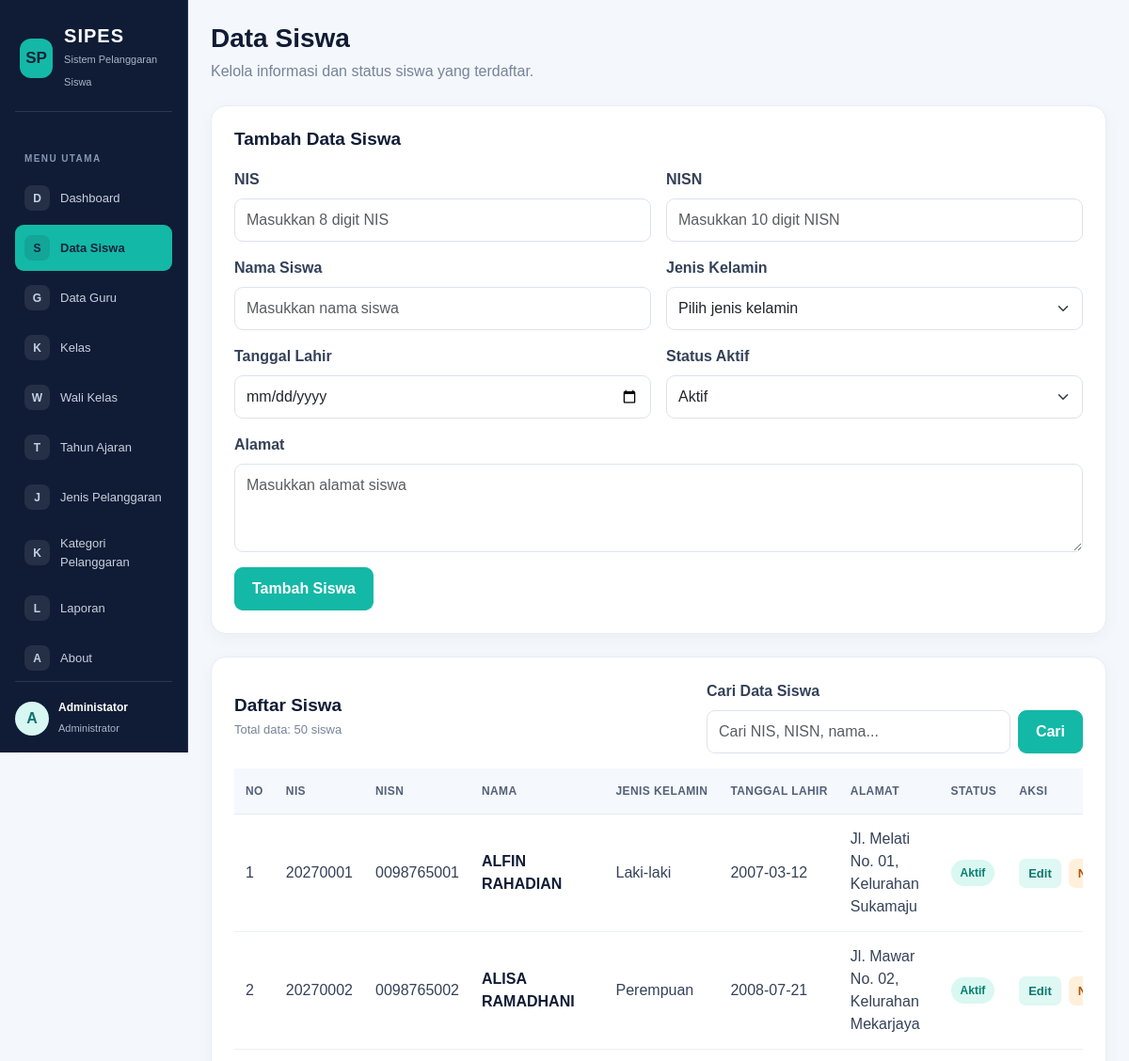
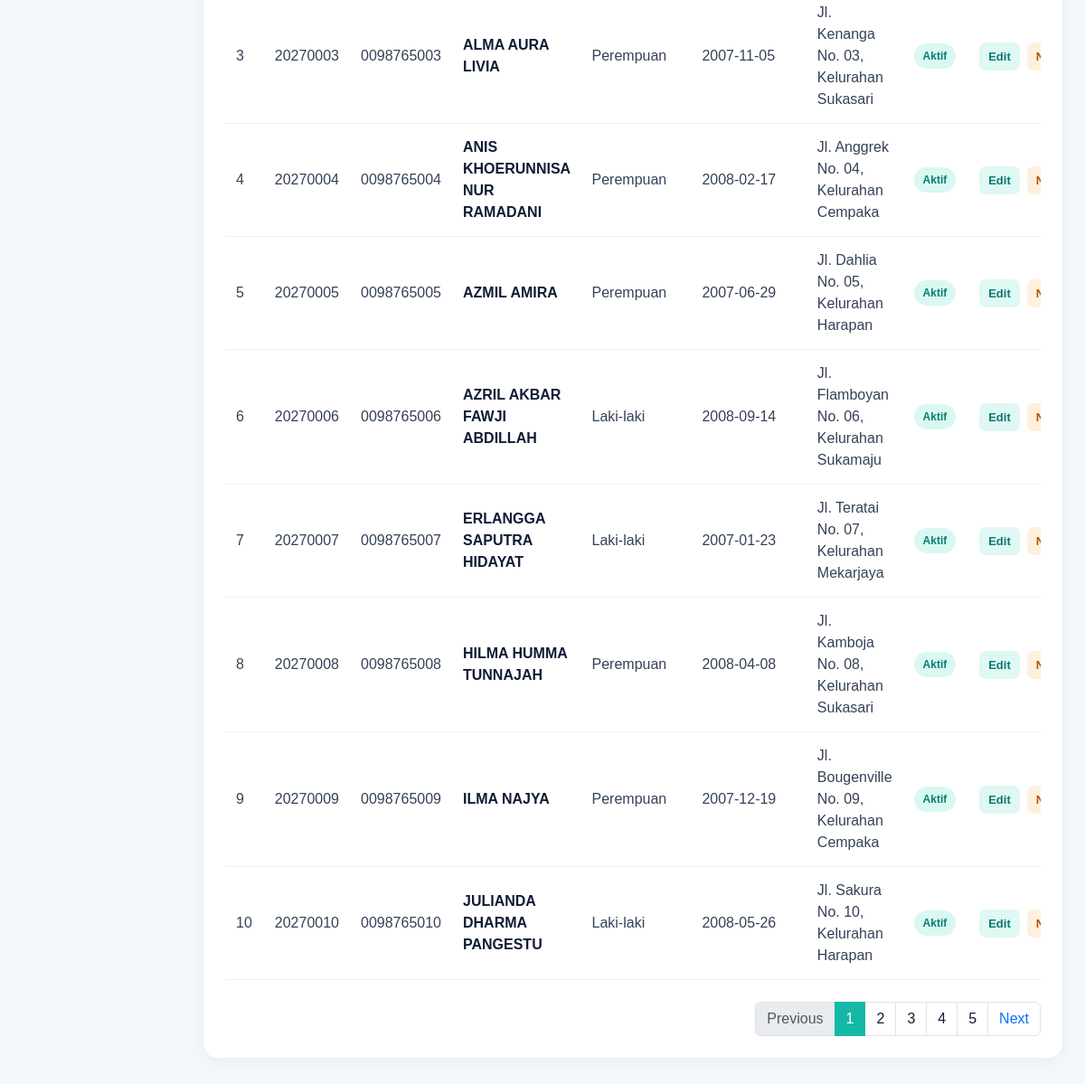
Screenshot of /data_siswa.php (signed in) with the database file from the repository (2 pictures, top to bottom).
### tables this page shows
CREATE TABLE `t_siswa` (
  `id` int(11) NOT NULL,
  `nis` varchar(30) DEFAULT NULL,
  `nisn` varchar(20) NOT NULL,
  `nama` varchar(150) DEFAULT NULL,
  `jenis_kelamin` char(1) NOT NULL,
  `tanggal_lahir` date NOT NULL,
  `alamat` text NOT NULL,
  `status_aktif` tinyint(1) NOT NULL,
  `created_at` timestamp NOT NULL DEFAULT current_timestamp(),
  `updated_at` timestamp NOT NULL DEFAULT current_timestamp()
);

### data_siswa.php (the view, shortened to what this page needs)
<?php
include 'config/koneksi.php';
$data_edit = null;
$batas = 10;
$halaman_aktif = isset($_GET['page']) ? (int)$_GET['page'] : 1;
$halaman_aktif = ($halaman_aktif < 1) ? 1 : $halaman_aktif;
$mulai = ($halaman_aktif > 1) ? ($halaman_aktif * $batas) - $batas : 0;
$cari = trim($_GET['cari'] ?? '');
$where_sql = "WHERE status_aktif = 1";
$query_jml = mysqli_query($koneksi, "SELECT COUNT(*) AS total FROM t_siswa $where_sql");
$row_jml = mysqli_fetch_assoc($query_jml);
$total_data = $row_jml['total'];
$total_halaman = ceil($total_data / $batas);
$data_siswa = mysqli_query($koneksi, "SELECT * FROM t_siswa $where_sql ORDER BY id ASC LIMIT $mulai, $batas");
?>
<!DOCTYPE html>
<html lang="id">
<head>
    <link href="https://cdn.jsdelivr.net/npm/bootstrap@5.3.3/dist/css/bootstrap.min.css" rel="stylesheet">
</head>
<body>
<div class="container-fluid">
    <div class="row">
        <?php include 'includes/sidebar.php'; ?>
        <main class="col-md-9 col-lg-10 p-4 ms-md-auto">
            <div class="mb-4">
                <h1 class="page-title">Data Siswa</h1>
                <p class="page-subtitle">Kelola informasi dan status siswa yang terdaftar.</p>
            </div>
            <?php if ($data_edit) { ?>
                <div class="content-card">
                    <h2 class="section-title">Edit Data Siswa</h2>
                    <form method="POST">
                        <input type="hidden" name="id" value="<?php echo htmlspecialchars($data_edit['id']); ?>">
                        <div class="row g-3">
                            <div class="col-md-6">
                                <label class="form-label">NIS</label>
                                <input type="text" name="nis" class="form-control" inputmode="numeric" maxlength="8" value="<?php echo htmlspecialchars($data_edit['nis']); ?>" oninput="this.value = this.value.replace(/[^0-9]/g, '').slice(0, 8)" required>
                            </div>
                            <div class="col-md-6">
                                <label class="form-label">NISN</label>
                                <input type="text" name="nisn" class="form-control" inputmode="numeric" maxlength="10" value="<?php echo htmlspecialchars($data_edit['nisn']); ?>" oninput="this.value = this.value.replace(/[^0-9]/g, '').slice(0, 10)" required>
                            </div>
                            <div class="col-md-6">
                                <label class="form-label">Nama Siswa</label>
                                <input type="text" name="nama" class="form-control" value="<?php echo htmlspecialchars($data_edit['nama']); ?>" required>
                            </div>
                            <div class="col-md-6">
                                <label class="form-label">Jenis Kelamin</label>
                                <select name="jenis_kelamin" class="form-select" required>
                                    <option value="L" <?php if ($data_edit['jenis_kelamin'] == 'L') echo 'selected'; ?>>Laki-laki</option>
                                    <option value="P" <?php if ($data_edit['jenis_kelamin'] == 'P') echo 'selected'; ?>>Perempuan</option>
                                </select>
                            </div>
                            <div class="col-md-6">
                                <label class="form-label">Tanggal Lahir</label>
                                <input type="date" name="tanggal_lahir" class="form-control" value="<?php echo htmlspecialchars($data_edit['tanggal_lahir']); ?>" required>
                            </div>
                            <div class="col-md-6">
                                <label class="form-label">Status Aktif</label>
                                <select name="status_aktif" class="form-select" required>
                                    <option value="1" <?php if ($data_edit['status_aktif'] == 1) echo 'selected'; ?>>Aktif</option>
                                    <option value="0" <?php if ($data_edit['status_aktif'] == 0) echo 'selected'; ?>>Tidak Aktif</option>
                                </select>
                            </div>
                            <div class="col-12">
                                <label class="form-label">Alamat</label>
                                <textarea name="alamat" class="form-control" rows="3" required><?php echo htmlspecialchars($data_edit['alamat']); ?></textarea>
                            </div>
                            <div class="col-12 d-flex gap-2 flex-wrap">
                                <button type="submit" name="edit" class="btn btn-teal">Simpan Perubahan</button>
                                <a href="data_siswa.php" class="btn-light-custom">Batal</a>
                            </div>
                        </div>
                    </form>
                </div>
            <?php } else { ?>
                <div class="content-card">
                    <h2 class="section-title">Tambah Data Siswa</h2>
                    <form method="POST">
                        <div class="row g-3">
                            <div class="col-md-6">
                                <label class="form-label">NIS</label>
                                <input type="text" name="nis" class="form-control" placeholder="Masukkan 8 digit NIS" inputmode="numeric" maxlength="8" value="<?php echo htmlspecialchars($_POST['nis'] ?? ''); ?>" oninput="this.value = this.value.replace(/[^0-9]/g, '').slice(0, 8)" required>
                            </div>
                            <div class="col-md-6">
                                <label class="form-label">NISN</label>
                                <input type="text" name="nisn" class="form-control" placeholder="Masukkan 10 digit NISN" inputmode="numeric" maxlength="10" value="<?php echo htmlspecialchars($_POST['nisn'] ?? ''); ?>" oninput="this.value = this.value.replace(/[^0-9]/g, '').slice(0, 10)" required>
                            </div>
                            <div class="col-md-6">
                                <label class="form-label">Nama Siswa</label>
                                <input type="text" name="nama" class="form-control" placeholder="Masukkan nama siswa" required>
                            </div>
                            <div class="col-md-6">
                                <label class="form-label">Jenis Kelamin</label>
                                <select name="jenis_kelamin" class="form-select" required>
                                    <option value="">Pilih jenis kelamin</option>
                                </select>
                            </div>
                            <div class="col-md-6">
                                <label class="form-label">Tanggal Lahir</label>
                                <input type="date" name="tanggal_lahir" class="form-control" required>
                            </div>
                            <div class="col-md-6">
                                <label class="form-label">Status Aktif</label>
                                <select name="status_aktif" class="form-select" required>
                                    <option value="1">Aktif</option>
                                </select>
                            </div>
                            <div class="col-12">
                                <label class="form-label">Alamat</label>
                                <textarea name="alamat" class="form-control" rows="3" placeholder="Masukkan alamat siswa" required></textarea>
                            </div>
                            <div class="col-12">
                                <button type="submit" name="tambah" class="btn btn-teal">Tambah Siswa</button>
                            </div>
                        </div>
                    </form>
                </div>
            <?php } ?>
            <div class="content-card">
                <div class="d-flex justify-content-between align-items-center flex-wrap gap-3 mb-3">
                    <div>
                        <h2 class="section-title mb-1">Daftar Siswa</h2>
                        <p class="table-count mb-0">Total data: <?php echo $total_data; ?> siswa</p>
                    </div>
                    <div class="search-area">
                        <form method="GET" action="data_siswa.php">
                            <label for="cari" class="form-label">Cari Data Siswa</label>
                            <div class="d-flex gap-2">
                                <input type="search" name="cari" id="cari" class="form-control" placeholder="Cari NIS, NISN, nama..." value="<?php echo htmlspecialchars($cari); ?>">
                                <button type="submit" class="btn btn-teal">Cari</button>
                            </div>
                        </form>
                    </div>
                </div>
                <div class="table-responsive">
                    <table class="table">
                        <thead>
                            <tr>
                                <th>No</th>
                                <th>NIS</th>
                                <th>NISN</th>
                                <th>Nama</th>
                                <th>Jenis Kelamin</th>
                                <th>Tanggal Lahir</th>
                                <th>Alamat</th>
                                <th>Status</th>
                                <th>Aksi</th>
                            </tr>
                        </thead>
                        <tbody>
                            <?php
                            $no = $mulai + 1;
                            if (mysqli_num_rows($data_siswa) > 0) {
                                while ($siswa = mysqli_fetch_assoc($data_siswa)) {
                            ?>
                                    <tr>
                                        <td><?php echo $no++; ?></td>
                                        <td><?php echo htmlspecialchars($siswa['nis']); ?></td>
                                        <td><?php echo htmlspecialchars($siswa['nisn']); ?></td>
                                        <td><span class="student-name"><?php echo htmlspecialchars($siswa['nama']); ?></span></td>
                                        <td><?php echo $siswa['jenis_kelamin'] == 'L' ? 'Laki-laki' : 'Perempuan'; ?></td>
                                        <td><?php echo htmlspecialchars($siswa['tanggal_lahir']); ?></td>
                                        <td><?php echo htmlspecialchars($siswa['alamat']); ?></td>
                                        <td>
                                            <?php if ($siswa['status_aktif'] == 1) { ?>
                                                <span class="status-badge status-active">Aktif</span>
                                            <?php } else { ?>
                                                <span class="status-badge status-inactive">Tidak Aktif</span>
                                            <?php } ?>
                                        </td>
                                        <td>
                                            <div class="d-flex gap-2">
                                                <a href="data_siswa.php?edit=<?php echo (int) $siswa['id']; ?>" class="action-link action-edit">Edit</a>
                                                <?php if ($siswa['status_aktif'] == 1) { ?>
                                                    <a href="data_siswa.php?nonaktifkan=<?php echo (int) $siswa['id']; ?>" class="action-link action-disable" onclick="return confirm('Menonaktifkan siswa ini?');">Nonaktifkan</a>
                                                <?php } else { ?>
                                                    <a href="data_siswa.php?hapus_permanen=<?php echo (int) $siswa['id']; ?>" class="action-link action-delete" onclick="return confirm('Yakin mau hapus data ini secara permanen?');">Hapus</a>
                                                <?php } ?>
                                            </div>
                                        </td>
                                    </tr>
                            <?php
                                }
                            } else {
                            ?>
                                <tr>
                                    <td colspan="9" class="empty-state">Data siswa tidak ditemukan.</td>
                                </tr>
                            <?php } ?>
                        </tbody>
                    </table>
                </div>
                <?php if ($total_halaman > 1) { ?>
                    <nav class="mt-4">
                        <ul class="pagination justify-content-end mb-0">
                            <li class="page-item <?php echo ($halaman_aktif <= 1) ? 'disabled' : ''; ?>">
                                <a class="page-link" href="data_siswa.php?page=<?php echo $halaman_aktif - 1; ?><?php echo $cari !== '' ? '&cari=' . urlencode($cari) : ''; ?>">Previous</a>
                            </li>
                            <?php for ($i = 1; $i <= $total_halaman; $i++) { ?>
                                <li class="page-item <?php echo ($halaman_aktif == $i) ? 'active' : ''; ?>">
                                    <a class="page-link" href="data_siswa.php?page=<?php echo $i; ?><?php echo $cari !== '' ? '&cari=' . urlencode($cari) : ''; ?>" style="<?php echo ($halaman_aktif == $i) ? 'background-color: var(--teal); border-color: var(--teal); color: white;' : 'color: var(--navy);'; ?>"><?php echo $i; ?></a>
                                </li>
                            <?php } ?>
                            <li class="page-item <?php echo ($halaman_aktif >= $total_halaman) ? 'disabled' : ''; ?>">
                                <a class="page-link" href="data_siswa.php?page=<?php echo $halaman_aktif + 1; ?><?php echo $cari !== '' ? '&cari=' . urlencode($cari) : ''; ?>">Next</a>
                            </li>
                        </ul>
                    </nav>
                <?php } ?>
            </div>
        </main>
    </div>
</div>
</body>
</html>

### data_siswa.php (style rules this page uses)
:root { --navy: #101c35; --teal: #14b8a6; --background: #f4f7fb; --text: #243047; --muted: #778399; }
body { background: var(--background); color: var(--text); font-family: Arial, sans-serif; }
main { min-height: 100vh; }
.page-title { font-size: 28px; font-weight: 700; color: var(--navy); margin-bottom: 6px; }
.page-subtitle { color: var(--muted); margin-bottom: 0; }
.content-card { background: #fff; border: 1px solid #e8edf4; border-radius: 16px; padding: 24px; margin-bottom: 24px; box-shadow: 0 5px 18px rgba(16, 28, 53, 0.04); }
.section-title { color: var(--navy); font-size: 19px; font-weight: 700; margin-bottom: 20px; }
.form-label { font-weight: 600; color: #344158; margin-bottom: 8px; }
.form-control, .form-select { border: 1px solid #dce3ed; border-radius: 9px; padding: 10px 12px; }
.btn-teal { background: var(--teal); color: #fff; border: 1px solid var(--teal); border-radius: 9px; padding: 10px 18px; font-weight: 600; }
.table { margin-bottom: 0; vertical-align: middle; }
.table thead th { background: #f5f8fc; color: #536078; font-size: 12px; text-transform: uppercase; letter-spacing: 0.4px; padding: 15px 12px; border-bottom: 1px solid #e5eaf1; white-space: nowrap; }
.table tbody td { padding: 14px 12px; border-bottom: 1px solid #edf0f5; color: #344158; }
.student-name { font-weight: 600; color: var(--navy); }
.status-badge { display: inline-block; padding: 5px 10px; border-radius: 20px; font-size: 12px; font-weight: 600; white-space: nowrap; }
.status-active { color: #087f70; background: #d9f8f1; }
.action-link { display: inline-block; padding: 6px 10px; border-radius: 7px; text-decoration: none; font-size: 13px; font-weight: 600; white-space: nowrap; }
.action-edit { color: #0f766e; background: #dff8f3; }
.action-disable { color: #b45309; background: #fff0dc; }
.table-count { color: var(--muted); font-size: 13px; }
.search-area { width: 100%; max-width: 400px; }

### rows the page displays
t_siswa: nis "20270001", nisn "0098765001", nama "ALFIN RAHADIAN", jenis_kelamin "Laki-laki", tanggal_lahir "2007-03-12", alamat "Jl. Melati No. 01, Kelurahan Sukamaju", status_aktif "Aktif"
t_siswa: nis "20270002", nisn "0098765002", nama "ALISA RAMADHANI", jenis_kelamin "Perempuan", tanggal_lahir "2008-07-21", alamat "Jl. Mawar No. 02, Kelurahan Mekarjaya", status_aktif "Aktif"
t_siswa: nis "20270003", nisn "0098765003", nama "ALMA AURA LIVIA", jenis_kelamin "Perempuan", tanggal_lahir "2007-11-05", alamat "Jl. Kenanga No. 03, Kelurahan Sukasari", status_aktif "Aktif"
t_siswa: nis "20270004", nisn "0098765004", nama "ANIS KHOERUNNISA NUR RAMADANI", jenis_kelamin "Perempuan", tanggal_lahir "2008-02-17", alamat "Jl. Anggrek No. 04, Kelurahan Cempaka", status_aktif "Aktif"
t_siswa: nis "20270005", nisn "0098765005", nama "AZMIL AMIRA", jenis_kelamin "Perempuan", tanggal_lahir "2007-06-29", alamat "Jl. Dahlia No. 05, Kelurahan Harapan", status_aktif "Aktif"
t_siswa: nis "20270006", nisn "0098765006", nama "AZRIL AKBAR FAWJI ABDILLAH", jenis_kelamin "Laki-laki", tanggal_lahir "2008-09-14", alamat "Jl. Flamboyan No. 06, Kelurahan Sukamaju", status_aktif "Aktif"
t_siswa: nis "20270007", nisn "0098765007", nama "ERLANGGA SAPUTRA HIDAYAT", jenis_kelamin "Laki-laki", tanggal_lahir "2007-01-23", alamat "Jl. Teratai No. 07, Kelurahan Mekarjaya", status_aktif "Aktif"
t_siswa: nis "20270008", nisn "0098765008", nama "HILMA HUMMA TUNNAJAH", jenis_kelamin "Perempuan", tanggal_lahir "2008-04-08", alamat "Jl. Kamboja No. 08, Kelurahan Sukasari", status_aktif "Aktif"
t_siswa: nis "20270009", nisn "0098765009", nama "ILMA NAJYA", jenis_kelamin "Perempuan", tanggal_lahir "2007-12-19", alamat "Jl. Bougenville No. 09, Kelurahan Cempaka", status_aktif "Aktif"
t_siswa: nis "20270010", nisn "0098765010", nama "JULIANDA DHARMA PANGESTU", jenis_kelamin "Laki-laki", tanggal_lahir "2008-05-26", alamat "Jl. Sakura No. 10, Kelurahan Harapan", status_aktif "Aktif"

### other values shown
substr($_SESSION['name'] ?? 'U', 0, 1) "A"
$_SESSION['name'] "Administator"
$total_data "50"
